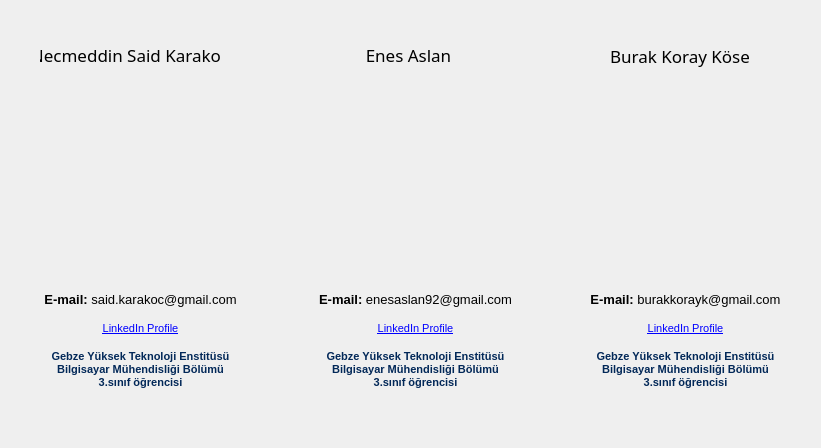
<?xml version="1.0" encoding="UTF-8"?>
<ui version="4.0">
 <class>AboudDialogClass</class>
 <widget class="QDialog" name="AboudDialogClass">
  <property name="geometry">
   <rect>
    <x>0</x>
    <y>0</y>
    <width>821</width>
    <height>448</height>
   </rect>
  </property>
  <property name="windowTitle">
   <string>Dialog</string>
  </property>
  <widget class="QLabel" name="label">
   <property name="geometry">
    <rect>
     <x>40</x>
     <y>80</y>
     <width>180</width>
     <height>160</height>
    </rect>
   </property>
   <property name="text">
    <string/>
   </property>
   <property name="pixmap">
    <pixmap>Images/nsk.jpg</pixmap>
   </property>
   <property name="scaledContents">
    <bool>true</bool>
   </property>
  </widget>
  <widget class="QLabel" name="label_2">
   <property name="geometry">
    <rect>
     <x>320</x>
     <y>80</y>
     <width>180</width>
     <height>160</height>
    </rect>
   </property>
   <property name="text">
    <string/>
   </property>
   <property name="pixmap">
    <pixmap>Images/enes.jpg</pixmap>
   </property>
   <property name="scaledContents">
    <bool>true</bool>
   </property>
  </widget>
  <widget class="QLabel" name="label_3">
   <property name="geometry">
    <rect>
     <x>590</x>
     <y>80</y>
     <width>180</width>
     <height>160</height>
    </rect>
   </property>
   <property name="text">
    <string/>
   </property>
   <property name="pixmap">
    <pixmap>Images/burak.jpg</pixmap>
   </property>
   <property name="scaledContents">
    <bool>true</bool>
   </property>
  </widget>
  <widget class="QLabel" name="label_4">
   <property name="geometry">
    <rect>
     <x>40</x>
     <y>40</y>
     <width>180</width>
     <height>30</height>
    </rect>
   </property>
   <property name="font">
    <font>
     <family>Philosopher</family>
     <pointsize>13</pointsize>
    </font>
   </property>
   <property name="styleSheet">
    <string notr="true">color: rgb(0, 0, 0)</string>
   </property>
   <property name="text">
    <string>Necmeddin Said Karakoç</string>
   </property>
   <property name="alignment">
    <set>Qt::AlignCenter</set>
   </property>
  </widget>
  <widget class="QLabel" name="label_5">
   <property name="geometry">
    <rect>
     <x>323</x>
     <y>40</y>
     <width>171</width>
     <height>30</height>
    </rect>
   </property>
   <property name="font">
    <font>
     <family>Philosopher</family>
     <pointsize>13</pointsize>
    </font>
   </property>
   <property name="styleSheet">
    <string notr="true">color: rgb(0, 0, 0)</string>
   </property>
   <property name="text">
    <string>Enes Aslan</string>
   </property>
   <property name="alignment">
    <set>Qt::AlignCenter</set>
   </property>
  </widget>
  <widget class="QLabel" name="label_6">
   <property name="geometry">
    <rect>
     <x>590</x>
     <y>40</y>
     <width>180</width>
     <height>31</height>
    </rect>
   </property>
   <property name="font">
    <font>
     <family>Philosopher</family>
     <pointsize>13</pointsize>
    </font>
   </property>
   <property name="styleSheet">
    <string notr="true">color: rgb(0, 0, 0)</string>
   </property>
   <property name="text">
    <string>Burak Koray Köse</string>
   </property>
   <property name="alignment">
    <set>Qt::AlignCenter</set>
   </property>
  </widget>
  <widget class="QLabel" name="label_7">
   <property name="geometry">
    <rect>
     <x>10</x>
     <y>270</y>
     <width>261</width>
     <height>141</height>
    </rect>
   </property>
   <property name="text">
    <string>&lt;!DOCTYPE HTML PUBLIC &quot;-//W3C//DTD HTML 4.0//EN&quot; &quot;http://www.w3.org/TR/REC-html40/strict.dtd&quot;&gt;
&lt;html&gt;&lt;head&gt;&lt;meta name=&quot;qrichtext&quot; content=&quot;1&quot; /&gt;&lt;style type=&quot;text/css&quot;&gt;
p, li { white-space: pre-wrap; }
&lt;/style&gt;&lt;/head&gt;&lt;body style=&quot; font-family:'MS Shell Dlg 2'; font-size:8.25pt; font-weight:400; font-style:normal;&quot;&gt;
&lt;p align=&quot;center&quot; style=&quot; margin-top:0px; margin-bottom:0px; margin-left:0px; margin-right:0px; -qt-block-indent:0; text-indent:0px;&quot;&gt;&lt;span style=&quot; font-size:10pt; font-weight:600;&quot;&gt;E-mail:&lt;/span&gt;&lt;span style=&quot; font-size:10pt;&quot;&gt; said.karakoc@gmail.com&lt;/span&gt;&lt;/p&gt;
&lt;p align=&quot;center&quot; style=&quot;-qt-paragraph-type:empty; margin-top:0px; margin-bottom:0px; margin-left:0px; margin-right:0px; -qt-block-indent:0; text-indent:0px; font-size:10pt;&quot;&gt;&lt;/p&gt;
&lt;p align=&quot;center&quot; style=&quot; margin-top:0px; margin-bottom:0px; margin-left:0px; margin-right:0px; -qt-block-indent:0; text-indent:0px;&quot;&gt;&lt;a href=&quot;https://www.linkedin.com/profile/view?id=108408888&amp;amp;trk=nav_responsive_tab_profile_pic&quot;&gt;&lt;span style=&quot; text-decoration: underline; color:#0000ff;&quot;&gt;LinkedIn Profile&lt;/span&gt;&lt;/a&gt;&lt;/p&gt;
&lt;p align=&quot;center&quot; style=&quot;-qt-paragraph-type:empty; margin-top:0px; margin-bottom:0px; margin-left:0px; margin-right:0px; -qt-block-indent:0; text-indent:0px; font-size:10pt; color:#0000ff;&quot;&gt;&lt;/p&gt;
&lt;p align=&quot;center&quot; style=&quot; margin-top:0px; margin-bottom:0px; margin-left:0px; margin-right:0px; -qt-block-indent:0; text-indent:0px;&quot;&gt;&lt;span style=&quot; font-size:8pt; font-weight:600; color:#022858;&quot;&gt;Gebze Yüksek Teknoloji Enstitüsü&lt;/span&gt;&lt;/p&gt;
&lt;p align=&quot;center&quot; style=&quot; margin-top:0px; margin-bottom:0px; margin-left:0px; margin-right:0px; -qt-block-indent:0; text-indent:0px;&quot;&gt;&lt;span style=&quot; font-size:8pt; font-weight:600; color:#022858;&quot;&gt;Bilgisayar Mühendisliği Bölümü&lt;/span&gt;&lt;/p&gt;
&lt;p align=&quot;center&quot; style=&quot; margin-top:0px; margin-bottom:0px; margin-left:0px; margin-right:0px; -qt-block-indent:0; text-indent:0px;&quot;&gt;&lt;span style=&quot; font-size:8pt; font-weight:600; color:#022858;&quot;&gt;3.sınıf öğrencisi&lt;/span&gt;&lt;/p&gt;&lt;/body&gt;&lt;/html&gt;</string>
   </property>
  </widget>
  <widget class="QLabel" name="label_8">
   <property name="geometry">
    <rect>
     <x>290</x>
     <y>270</y>
     <width>251</width>
     <height>141</height>
    </rect>
   </property>
   <property name="text">
    <string>&lt;!DOCTYPE HTML PUBLIC &quot;-//W3C//DTD HTML 4.0//EN&quot; &quot;http://www.w3.org/TR/REC-html40/strict.dtd&quot;&gt;
&lt;html&gt;&lt;head&gt;&lt;meta name=&quot;qrichtext&quot; content=&quot;1&quot; /&gt;&lt;style type=&quot;text/css&quot;&gt;
p, li { white-space: pre-wrap; }
&lt;/style&gt;&lt;/head&gt;&lt;body style=&quot; font-family:'MS Shell Dlg 2'; font-size:8.25pt; font-weight:400; font-style:normal;&quot;&gt;
&lt;p align=&quot;center&quot; style=&quot; margin-top:0px; margin-bottom:0px; margin-left:0px; margin-right:0px; -qt-block-indent:0; text-indent:0px;&quot;&gt;&lt;span style=&quot; font-size:10pt; font-weight:600;&quot;&gt;E-mail:&lt;/span&gt;&lt;span style=&quot; font-size:10pt;&quot;&gt; enesaslan92@gmail.com&lt;/span&gt;&lt;/p&gt;
&lt;p align=&quot;center&quot; style=&quot;-qt-paragraph-type:empty; margin-top:0px; margin-bottom:0px; margin-left:0px; margin-right:0px; -qt-block-indent:0; text-indent:0px; font-size:10pt;&quot;&gt;&lt;/p&gt;
&lt;p align=&quot;center&quot; style=&quot; margin-top:0px; margin-bottom:0px; margin-left:0px; margin-right:0px; -qt-block-indent:0; text-indent:0px;&quot;&gt;&lt;a href=&quot;https://www.linkedin.com/profile/view?id=219664734&amp;amp;locale=en_US&amp;amp;trk=tyah&amp;amp;trkInfo=tarId%3A1400568624395%2Ctas%3Aenes%2Cidx%3A3-2-8&quot;&gt;&lt;span style=&quot; text-decoration: underline; color:#0000ff;&quot;&gt;LinkedIn Profile&lt;/span&gt;&lt;/a&gt;&lt;/p&gt;
&lt;p align=&quot;center&quot; style=&quot;-qt-paragraph-type:empty; margin-top:0px; margin-bottom:0px; margin-left:0px; margin-right:0px; -qt-block-indent:0; text-indent:0px; font-size:10pt; color:#0000ff;&quot;&gt;&lt;/p&gt;
&lt;p align=&quot;center&quot; style=&quot; margin-top:0px; margin-bottom:0px; margin-left:0px; margin-right:0px; -qt-block-indent:0; text-indent:0px;&quot;&gt;&lt;span style=&quot; font-size:8pt; font-weight:600; color:#022858;&quot;&gt;Gebze Yüksek Teknoloji Enstitüsü&lt;/span&gt;&lt;/p&gt;
&lt;p align=&quot;center&quot; style=&quot; margin-top:0px; margin-bottom:0px; margin-left:0px; margin-right:0px; -qt-block-indent:0; text-indent:0px;&quot;&gt;&lt;span style=&quot; font-size:8pt; font-weight:600; color:#022858;&quot;&gt;Bilgisayar Mühendisliği Bölümü&lt;/span&gt;&lt;/p&gt;
&lt;p align=&quot;center&quot; style=&quot; margin-top:0px; margin-bottom:0px; margin-left:0px; margin-right:0px; -qt-block-indent:0; text-indent:0px;&quot;&gt;&lt;span style=&quot; font-size:8pt; font-weight:600; color:#022858;&quot;&gt;3.sınıf öğrencisi&lt;/span&gt;&lt;/p&gt;&lt;/body&gt;&lt;/html&gt;</string>
   </property>
  </widget>
  <widget class="QLabel" name="label_9">
   <property name="geometry">
    <rect>
     <x>560</x>
     <y>270</y>
     <width>251</width>
     <height>141</height>
    </rect>
   </property>
   <property name="text">
    <string>&lt;!DOCTYPE HTML PUBLIC &quot;-//W3C//DTD HTML 4.0//EN&quot; &quot;http://www.w3.org/TR/REC-html40/strict.dtd&quot;&gt;
&lt;html&gt;&lt;head&gt;&lt;meta name=&quot;qrichtext&quot; content=&quot;1&quot; /&gt;&lt;style type=&quot;text/css&quot;&gt;
p, li { white-space: pre-wrap; }
&lt;/style&gt;&lt;/head&gt;&lt;body style=&quot; font-family:'MS Shell Dlg 2'; font-size:8.25pt; font-weight:400; font-style:normal;&quot;&gt;
&lt;p align=&quot;center&quot; style=&quot; margin-top:0px; margin-bottom:0px; margin-left:0px; margin-right:0px; -qt-block-indent:0; text-indent:0px;&quot;&gt;&lt;span style=&quot; font-size:10pt; font-weight:600;&quot;&gt;E-mail:&lt;/span&gt;&lt;span style=&quot; font-size:10pt;&quot;&gt; burakkorayk@gmail.com&lt;/span&gt;&lt;/p&gt;
&lt;p align=&quot;center&quot; style=&quot;-qt-paragraph-type:empty; margin-top:0px; margin-bottom:0px; margin-left:0px; margin-right:0px; -qt-block-indent:0; text-indent:0px; font-size:10pt;&quot;&gt;&lt;/p&gt;
&lt;p align=&quot;center&quot; style=&quot; margin-top:0px; margin-bottom:0px; margin-left:0px; margin-right:0px; -qt-block-indent:0; text-indent:0px;&quot;&gt;&lt;a href=&quot;https://www.linkedin.com/profile/view?id=323922547&amp;amp;locale=en_US&amp;amp;trk=tyah&amp;amp;trkInfo=tarId%3A1400568650230%2Ctas%3Aburak%20koray%2Cidx%3A1-1-1&quot;&gt;&lt;span style=&quot; text-decoration: underline; color:#0000ff;&quot;&gt;LinkedIn Profile&lt;/span&gt;&lt;/a&gt;&lt;/p&gt;
&lt;p align=&quot;center&quot; style=&quot;-qt-paragraph-type:empty; margin-top:0px; margin-bottom:0px; margin-left:0px; margin-right:0px; -qt-block-indent:0; text-indent:0px; font-size:10pt; color:#0000ff;&quot;&gt;&lt;/p&gt;
&lt;p align=&quot;center&quot; style=&quot; margin-top:0px; margin-bottom:0px; margin-left:0px; margin-right:0px; -qt-block-indent:0; text-indent:0px;&quot;&gt;&lt;span style=&quot; font-size:8pt; font-weight:600; color:#022858;&quot;&gt;Gebze Yüksek Teknoloji Enstitüsü&lt;/span&gt;&lt;/p&gt;
&lt;p align=&quot;center&quot; style=&quot; margin-top:0px; margin-bottom:0px; margin-left:0px; margin-right:0px; -qt-block-indent:0; text-indent:0px;&quot;&gt;&lt;span style=&quot; font-size:8pt; font-weight:600; color:#022858;&quot;&gt;Bilgisayar Mühendisliği Bölümü&lt;/span&gt;&lt;/p&gt;
&lt;p align=&quot;center&quot; style=&quot; margin-top:0px; margin-bottom:0px; margin-left:0px; margin-right:0px; -qt-block-indent:0; text-indent:0px;&quot;&gt;&lt;span style=&quot; font-size:8pt; font-weight:600; color:#022858;&quot;&gt;3.sınıf öğrencisi&lt;/span&gt;&lt;/p&gt;&lt;/body&gt;&lt;/html&gt;</string>
   </property>
  </widget>
 </widget>
 <resources/>
 <connections/>
</ui>
